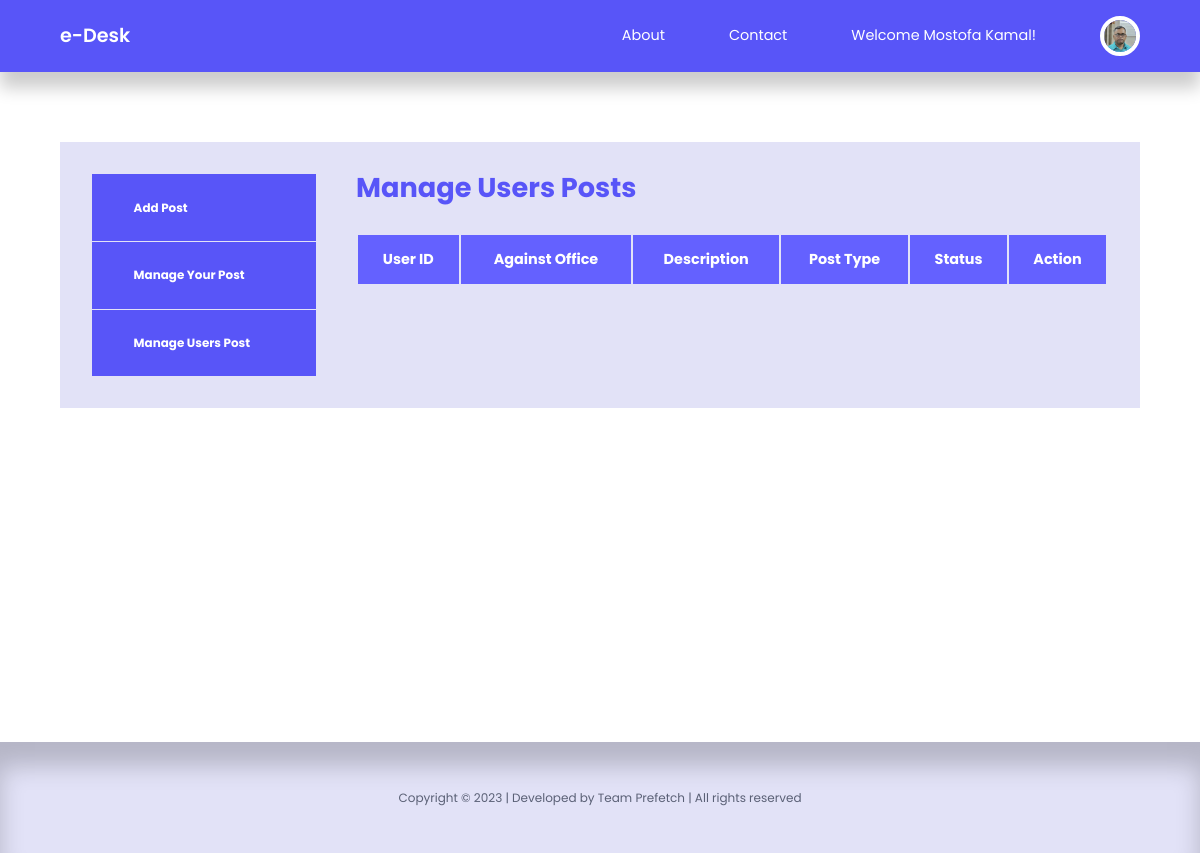
Before: /proctor/admin-manage-users-post.php with the older database file.
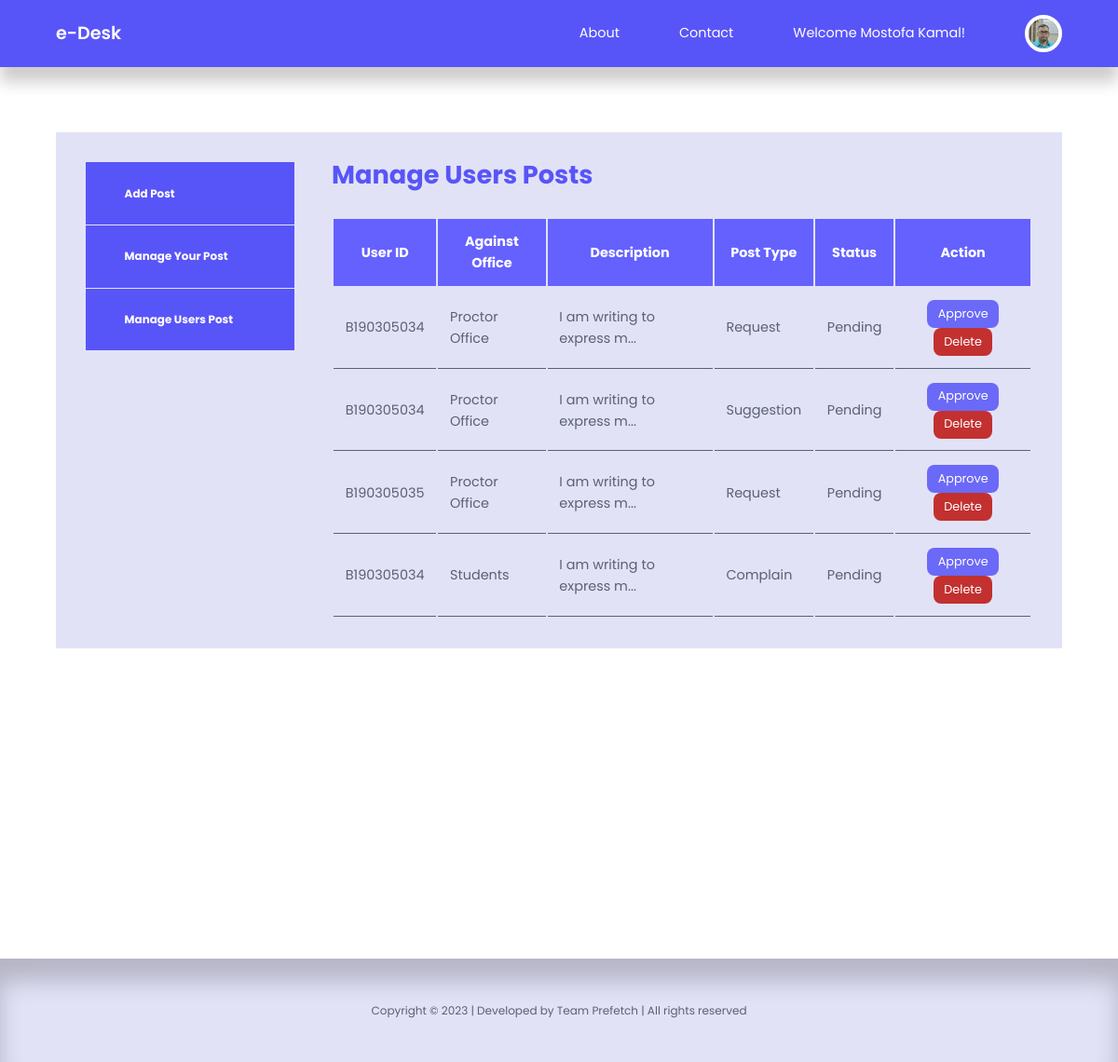
After: the same page with the newer database file.
### tables this page shows
CREATE TABLE `post` (
  `id` int(20) NOT NULL,
  `title` varchar(255) NOT NULL,
  `body` mediumtext NOT NULL,
  `picture` varchar(255) NOT NULL,
  `office_id` int(20) NOT NULL,
  `author_id` int(20) NOT NULL,
  `user_id` int(20) NOT NULL,
  `type` varchar(255) NOT NULL,
  `post_type` varchar(255) NOT NULL,
  `date_time` timestamp NOT NULL DEFAULT current_timestamp(),
  `status` varchar(255) NOT NULL,
  `comment` varchar(255) NOT NULL
);

CREATE TABLE `adminaddoffice` (
  `id` int(20) NOT NULL,
  `title` varchar(255) NOT NULL,
  `description` varchar(255) NOT NULL
);

### proctor/admin-manage-users-post.php (the view, shortened to what this page needs)
<?php
include 'partials/header.php';
$query = "SELECT id, title, office_id, body, status, type, post_type FROM post WHERE user_id != 0 and (office_id='13' or office_id='21') and status='Pending' ORDER BY status DESC;";
$posts = mysqli_query($connection, $query);
?>
<br />
<br />
<section class="dashboard">
    <div class="container dashboard__container">
        <aside>
            <ul>
                <li>
                    <a href="admin-add-post.php"><i class="uil uil-user-plus"></i>
                        <h5>Add Post</h5>
                    </a>
                </li>
                <li>
                    <a href="admin-manage-post.php"><i class="uil uil-users-alt"></i>
                        <h5>Manage Your Post</h5>
                    </a>
                </li>
                <li>
                    <a href="admin-manage-users-post.php"><i class="uil uil-users-alt"></i>
                        <h5>Manage Users Post</h5>
                    </a>
                </li>
            </ul>
        </aside>
        <main>
            <h2>Manage Users Posts</h2>
            <table id="table">
                <thead>
                    <tr align="center">
                        <th>User ID</th>
                        <th>Against Office</th>
                        <th>Description</th>
                        <th>Post Type</th>
                        <th>Status</th>
                        <th>Action</th>
                    </tr>
                </thead>
                <tbody>
                    <?php while ($post = mysqli_fetch_assoc($posts)) : ?>
                        <?php
                        $category_id = $post['office_id'];
                        $category_query = "SELECT title FROM adminaddoffice WHERE id=$category_id";
                        $category_result = mysqli_query($connection, $category_query);
                        $category = mysqli_fetch_assoc($category_result);
                        ?>
                        <tr>
                            <td>
                                <?= $post['title'] ?>
                            </td>
                            <td>
                                <?= $category['title'] ?>
                            </td>
                            <td>
                                <?php $len = strlen($post['body']); ?>
                                <?php if ($len < 30) : ?>
                                    <?= $post['body'] ?>
                                <?php else : ?>
                                    <?= substr($post['body'], 0, 25) ?>...
                                <?php endif ?>
                            </td>
                            <td>
                                <?= $post['post_type'] ?>
                            </td>
                            <td>
                                <?= $post['status'] ?>
                            </td>
                            <td align="center"><a href="<?= ROOT_URL ?>proctor/admin-manage-users-post-active.php?id=<?= $post['id'] ?>" class="btn sm">Approve</a> <a href="<?= ROOT_URL ?>proctor/delete-post-user.php?id=<?= $post['id'] ?>" class="btn sm danger">Delete</a></td>
                        </tr>
                    <?php endwhile ?>
                </tbody>
            </table>
        </main>
    </div>
</section>
<br />
<br />
<br />
<br />
<br />
<br />
<br />
<br />
<br />
<br />
<br />
<?php
include '../partials/footer.php';
?>

Changed rows visible on the page:
added post: title "B190305034", adminaddoffice.title "Proctor Office", body "I am writing to express m", post_type "Request", status "Pending"
added post: title "B190305034", adminaddoffice.title "Proctor Office", body "I am writing to express m", post_type "Suggestion", status "Pending"
added post: title "B190305035", adminaddoffice.title "Proctor Office", body "I am writing to express m", post_type "Request", status "Pending"
added post: title "B190305034", adminaddoffice.title "Students", body "I am writing to express m", post_type "Complain", status "Pending"
